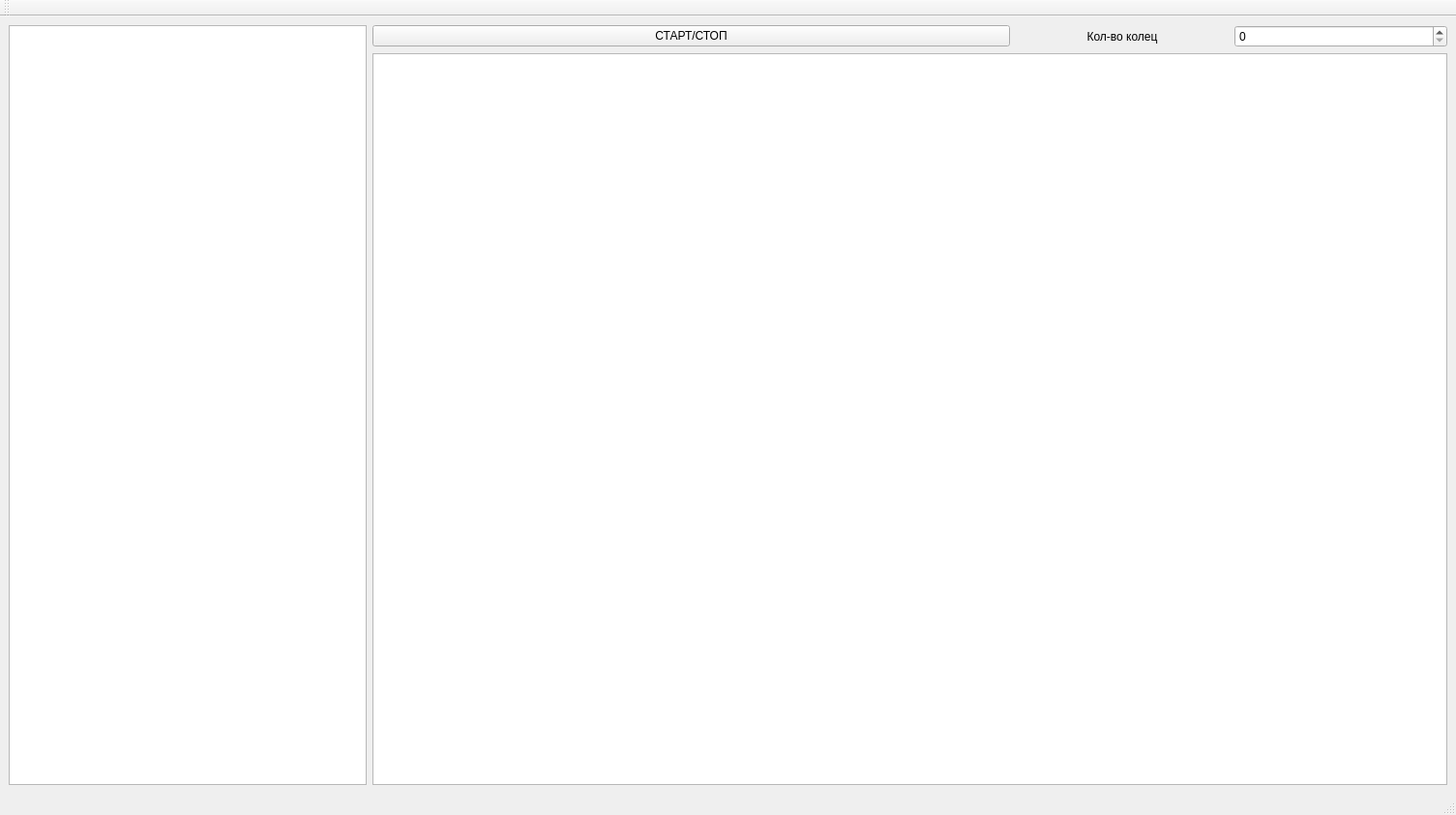
<?xml version="1.0" encoding="UTF-8"?>
<ui version="4.0">
 <class>MainWindow</class>
 <widget class="QMainWindow" name="MainWindow">
  <property name="geometry">
   <rect>
    <x>0</x>
    <y>0</y>
    <width>1505</width>
    <height>842</height>
   </rect>
  </property>
  <property name="windowTitle">
   <string>MainWindow</string>
  </property>
  <widget class="QWidget" name="centralwidget">
   <property name="sizePolicy">
    <sizepolicy hsizetype="Expanding" vsizetype="Expanding">
     <horstretch>0</horstretch>
     <verstretch>0</verstretch>
    </sizepolicy>
   </property>
   <layout class="QGridLayout" name="gridLayout" rowstretch="0,0,0" columnstretch="1,3">
    <item row="2" column="1">
     <widget class="QGraphicsView" name="graphicsView"/>
    </item>
    <item row="1" column="0" rowspan="2">
     <widget class="QTextBrowser" name="output"/>
    </item>
    <item row="1" column="1">
     <layout class="QHBoxLayout" name="horizontalLayout" stretch="3,1,1">
      <property name="sizeConstraint">
       <enum>QLayout::SetMinimumSize</enum>
      </property>
      <item>
       <widget class="QPushButton" name="startB">
        <property name="text">
         <string>СТАРТ/СТОП</string>
        </property>
       </widget>
      </item>
      <item>
       <widget class="QLabel" name="label">
        <property name="text">
         <string>Кол-во колец</string>
        </property>
        <property name="alignment">
         <set>Qt::AlignCenter</set>
        </property>
       </widget>
      </item>
      <item>
       <widget class="QSpinBox" name="numSB"/>
      </item>
     </layout>
    </item>
   </layout>
  </widget>
  <widget class="QMenuBar" name="menubar">
   <property name="geometry">
    <rect>
     <x>0</x>
     <y>0</y>
     <width>1505</width>
     <height>22</height>
    </rect>
   </property>
  </widget>
  <widget class="QStatusBar" name="statusbar"/>
  <widget class="QToolBar" name="toolBar">
   <property name="windowTitle">
    <string>toolBar</string>
   </property>
   <attribute name="toolBarArea">
    <enum>TopToolBarArea</enum>
   </attribute>
   <attribute name="toolBarBreak">
    <bool>false</bool>
   </attribute>
  </widget>
 </widget>
 <resources/>
 <connections/>
</ui>
